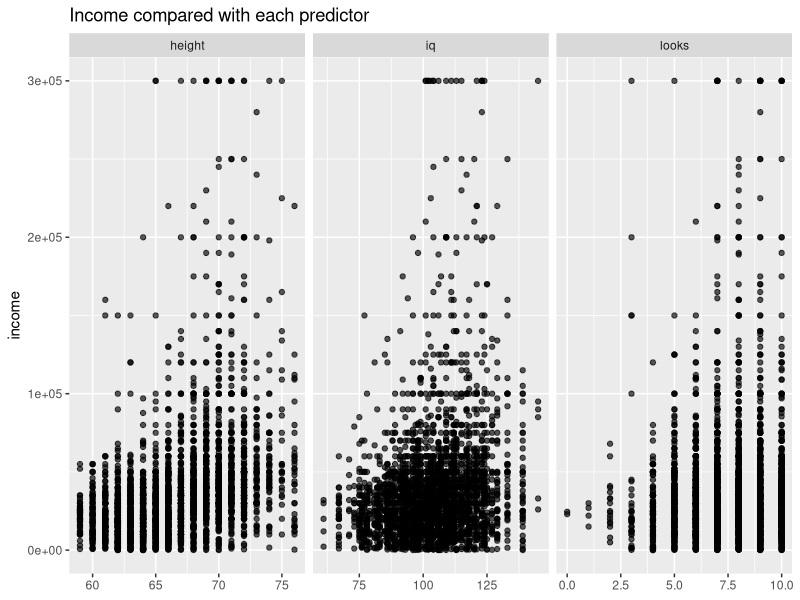
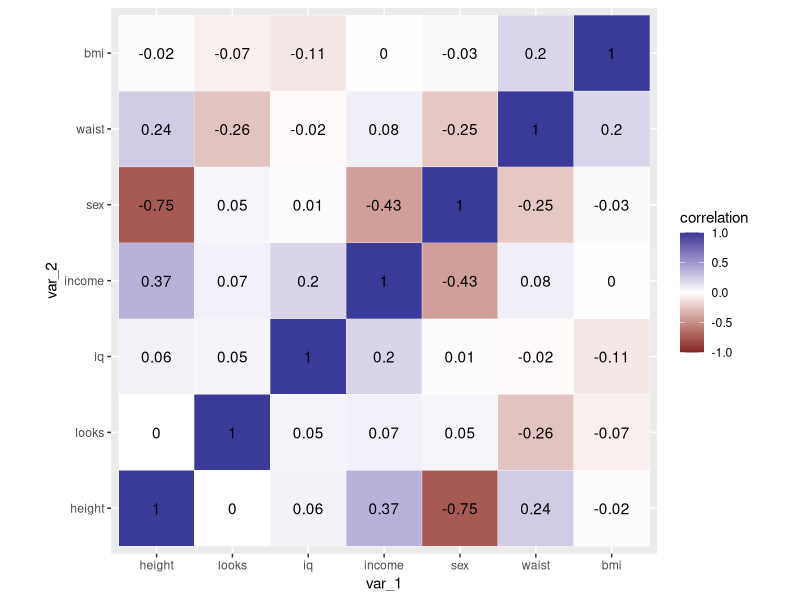

These charts were generated, in order, by the following R code:
## ---- chunk 1
library(haven)
library(dplyr)
library(tidyverse)

my_data <- read_csv("data.csv")
my_data <- my_data |> mutate(sex = sex - 1)

head(my_data)
## ---- chunk 2
#| fig-width: 8
#| fig-height: 6
library(ggplot2)
library(tidyr)

my_data |>
  pivot_longer(
    cols = c(height, looks, iq),
    names_to = "predictor",
    values_to = "value"
  ) |>
  ggplot(aes(x = value, y = income)) +
  geom_point(alpha = 0.65) +
  facet_wrap(~ predictor, scales = "free_x") +
  labs(
    x = NULL,
    y = "income",
    title = "Income compared with each predictor"
  )

cor_long <- as.data.frame(as.table(cor(my_data))) |>
  as_tibble() |>
  rename(
    var_1 = Var1, 
    var_2 = Var2, 
    correlation = Freq
  )

ggplot(cor_long, aes(x = var_1, y = var_2, fill = correlation)) +
  geom_tile(color = "white") +
  geom_text(aes(label = round(correlation, 2))) +
  scale_fill_gradient2(midpoint = 0, limits = c(-1, 1)) +
  coord_equal()
## ---- chunk 3
# Fit the baseline and display only the output needed below. 
model_fit <- lm(income ~ height + looks + iq + sex + bmi + waist, data = my_data)  
summary(model_fit)
